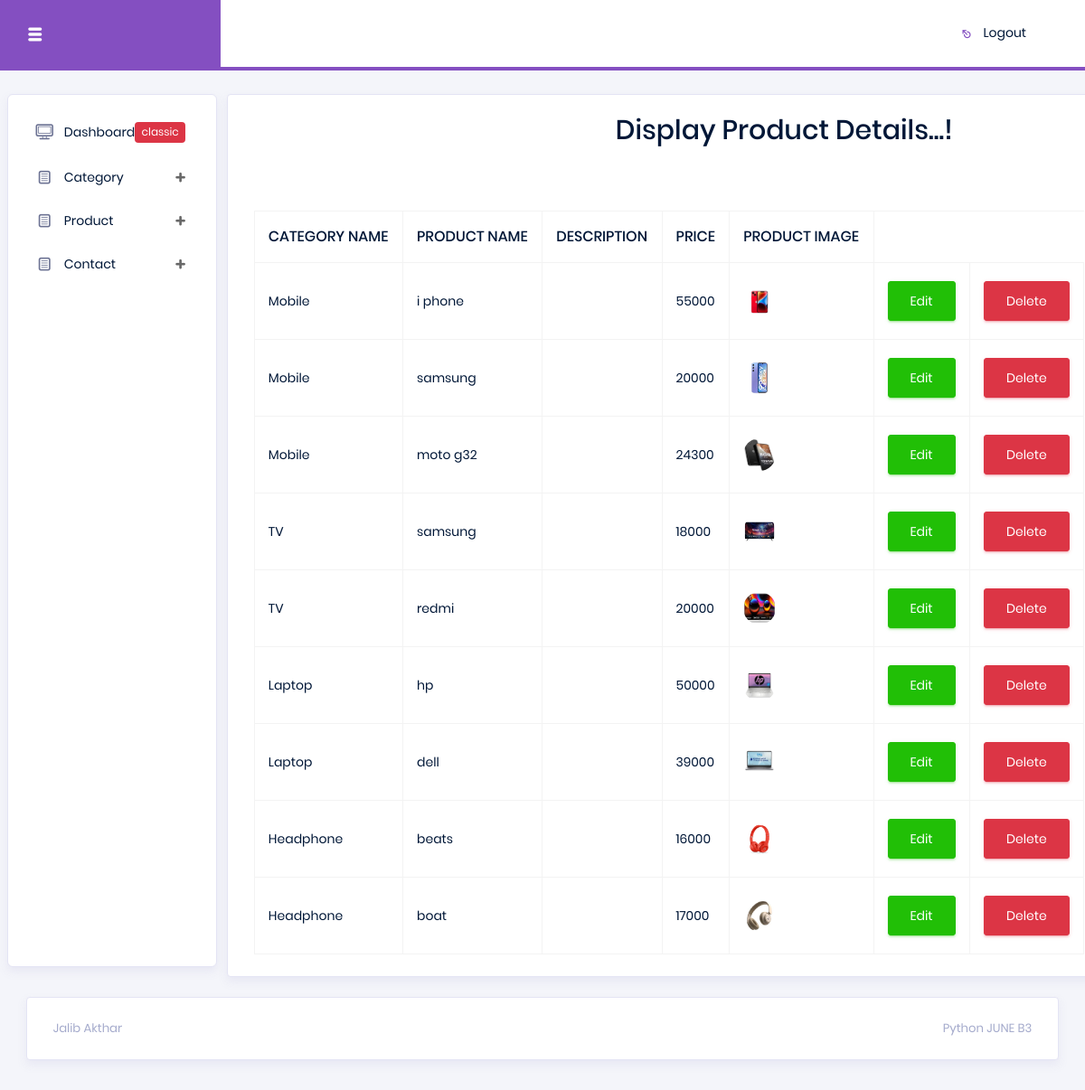
Screenshot of /ElectroMasterAdminSide/product_display/ with the database file from the repository.
### ElectroMasterAdminSide/models.py (models this page shows)
class ProductDB(models.Model):
    Category_name = models.CharField(max_length=100,null=True,blank=True)
    Product_Name = models.CharField(max_length=100,null=True,blank=True)
    Descriptio_n = models.CharField(max_length=100,null=True,blank=True)
    Price = models.IntegerField(null=True,blank=True)
    Product_Image = models.ImageField(upload_to="Images2",null=True,blank=True)

### ElectroMasterAdminSide/views.py (the view)
# urls.py: path('product_display/',views.product_display,name="product_display"),
def product_display(req):
    Product = ProductDB.objects.all()
    return render(req,"DisplayProduct.html",{'Product':Product})

### ElectroMasterAdminSide/templates/DisplayProduct.html (shortened to what this page needs)
<!DOCTYPE html>
{% extends 'index.html' %}
{% block content %}
<html lang="en">
<head>
</head>
<body>
<div class="col-lg-10 grid-margin stretch-card">
              <div class="card">
                <div class="card-body">
                  <h3 style="margin-left:400px;">Display Product Details...!</h3>
                  <br><br>
                  <div class="table-responsive pt-3">
                    <table class="table table-bordered">
                      <thead>
                        <tr>
                          <th>
                            CATEGORY NAME
                          </th>
                          <th>
                            PRODUCT NAME
                          </th>
                          <th>
                            DESCRIPTION
                          </th>
                          <th>
                            PRICE
                          </th>
                          <th>
                            PRODUCT IMAGE
                          </th>
                        </tr>
                      </thead>
                      <tbody>
                      {% for i in Product %}
                        <tr>
                          <td>
                            {{i.Category_name}}
                          </td>
                          <td>
                            {{i.Product_Name}}
                          </td>
                          <td>
                          </td>
                          <td>
                            {{i.Price}}
                          </td>
                          <td>
                            <img src="{{i.Product_Image.url}}">
                          </td>
                          <td>
                            <form action="{% url 'product_edit' dataid=i.id %}">
                              <button type="submit" class="btn btn-success btn-md">Edit</button>
                            </form>
                          </td>
                          <td>
                            <form action="{% url 'product_delete' dataid=i.id %}">
                              <button type="submit" class="btn btn-danger btn-md">Delete</button>
                            </form>
                          </td>
                        </tr>
                      {% endfor %}
                      </tbody>
                    </table>
                  </div>
                </div>
              </div>
            </div>
</body>
</html>
{% endblock %}

### rows the page displays
ProductDB: Category_name "Mobile", Product_Name "i phone", Price "55000", Product_Image (picture)
ProductDB: Category_name "Mobile", Product_Name "samsung", Price "20000", Product_Image (picture)
ProductDB: Category_name "Mobile", Product_Name "moto g32", Price "24300", Product_Image (picture)
ProductDB: Category_name "TV", Product_Name "samsung", Price "18000", Product_Image (picture)
ProductDB: Category_name "TV", Product_Name "redmi", Price "20000", Product_Image (picture)
ProductDB: Category_name "Laptop", Product_Name "hp", Price "50000", Product_Image (picture)
ProductDB: Category_name "Laptop", Product_Name "dell", Price "39000", Product_Image (picture)
ProductDB: Category_name "Headphone", Product_Name "beats", Price "16000", Product_Image (picture)
ProductDB: Category_name "Headphone", Product_Name "boat", Price "17000", Product_Image (picture)
